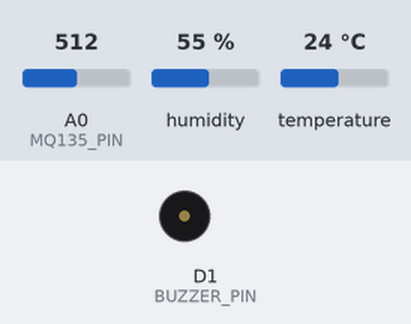
Recording of a sketch running on a simulated ESP8266 (NodeMCU). Shown: buzzer (waves = sounding, pin HIGH). Inputs (shaded band) come from the test bench; at power-on: temperature 24 °C, A0 (MQ135_PIN) = 512, humidity 55 %. WiFi joins after 1.5 s; servers stay silent unless stated; uploads are accepted with an empty reply; what the sketch prints to the serial monitor is not drawn.

Above: at 2.7 s.
2.8 s: temperature set to 31 °C
13.0 s: temperature set to 34 °C
At 22.8 s:
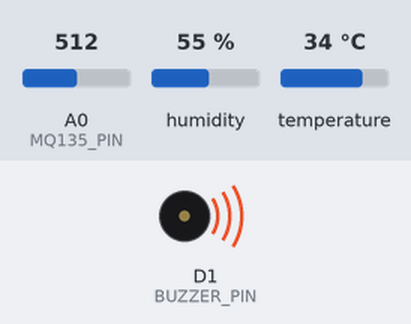
23.4 s: temperature set to 12 °C
At 32.6 s:
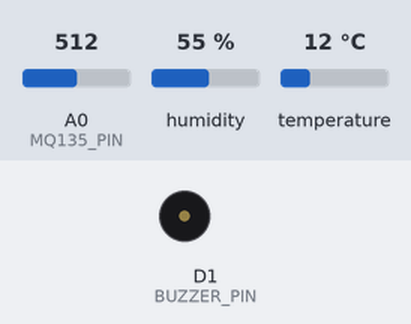
33.6 s: temperature set to 33 °C
At 43.6 s:
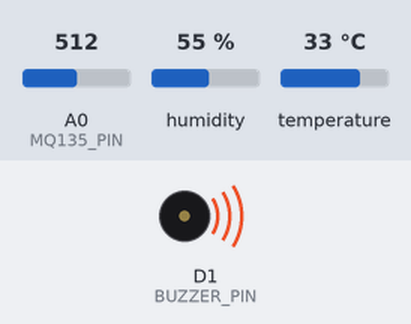
Timing chart, 0 to 44.9 s (numbered marks = the images above; inputs shaded):
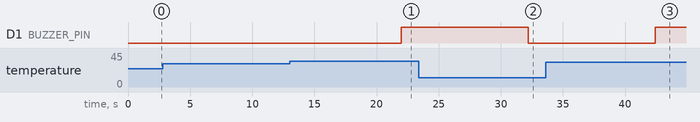

The sketch:

NodeMCU.ino
```cpp
#include <ESP8266WiFi.h>
#include <ESP8266HTTPClient.h>
#include <DHT.h>

#define DHTPIN D2 // DHT11 data pin
#define DHTTYPE DHT11 // DHT 11 sensor type
#define BUZZER_PIN D1 // Buzzer pin
#define MQ135_PIN A0 // MQ135 connected to the analog pin
DHT dht(DHTPIN, DHTTYPE);

#define WIFI_SSID "666" // Your WiFi SSID
#define WIFI_PASSWORD "1a2a3a4a" // Your WiFi password

void setup() {
    Serial.begin(115200);
    WiFi.mode(WIFI_STA);
    WiFi.begin(WIFI_SSID, WIFI_PASSWORD);
    pinMode(BUZZER_PIN, OUTPUT);
    while (WiFi.status() != WL_CONNECTED) {
        Serial.print(".");
        delay(500);
    }
    Serial.println("Connected to WiFi");
    Serial.print("IP Address: ");
    Serial.println(WiFi.localIP());
    dht.begin();
}

void loop() {
    HTTPClient http;
    WiFiClient client;
    float humidity = dht.readHumidity();
    float temperature = dht.readTemperature();
    int gasValue = analogRead(MQ135_PIN);

    // Control the buzzer
    if (temperature > 32 || gasValue > 700) {
        digitalWrite(BUZZER_PIN, HIGH); // Turn buzzer on
    } else {
        digitalWrite(BUZZER_PIN, LOW); // Turn buzzer off
    }

    String postData = "temperature=" + String(temperature) + "&humidity=" + String(humidity) + "&gasValue=" + String(gasValue);
    http.begin(client, "http://liawyeeplantmonitoringsystem.000webhostapp.com/dbwrite.php");
    http.addHeader("Content-Type", "application/x-www-form-urlencoded");
    int httpCode = http.POST(postData);

    if (httpCode == 200) {
        String response = http.getString();
        Serial.println("Data uploaded successfully");
        Serial.println(response);
    } else {
        Serial.println("Failed to upload data");
    }

    http.end();
    delay(10000);
}
```

Measured:
- the behaviour switches between 32 and 33 °C on temperature (found by bisection; images 0 and 1)
- after the input at 2.8 s, every drawn part: stays the same
- after the input at 13.0 s, D1 (BUZZER_PIN): LOW → HIGH after 9.0 s
- after the input at 23.4 s, D1 (BUZZER_PIN): HIGH → LOW after 8.8 s
- after the input at 33.6 s, D1 (BUZZER_PIN): LOW → HIGH after 8.8 s
